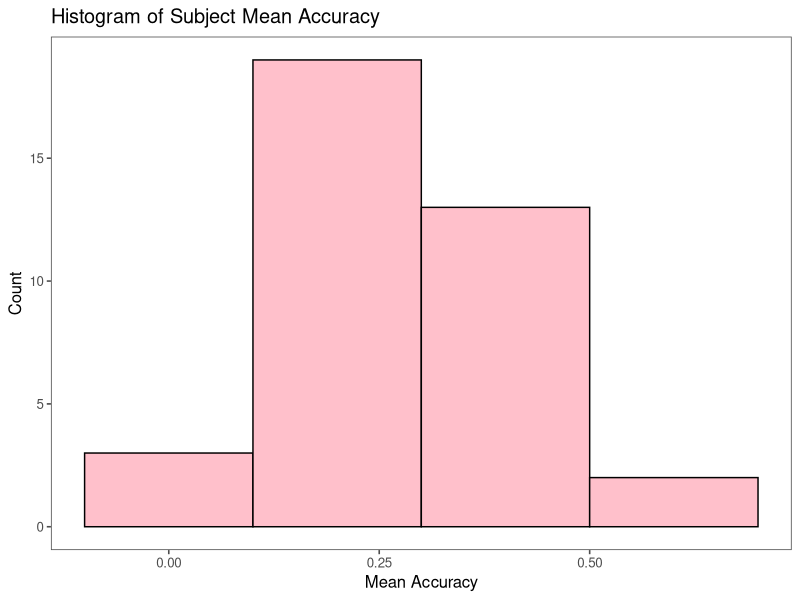
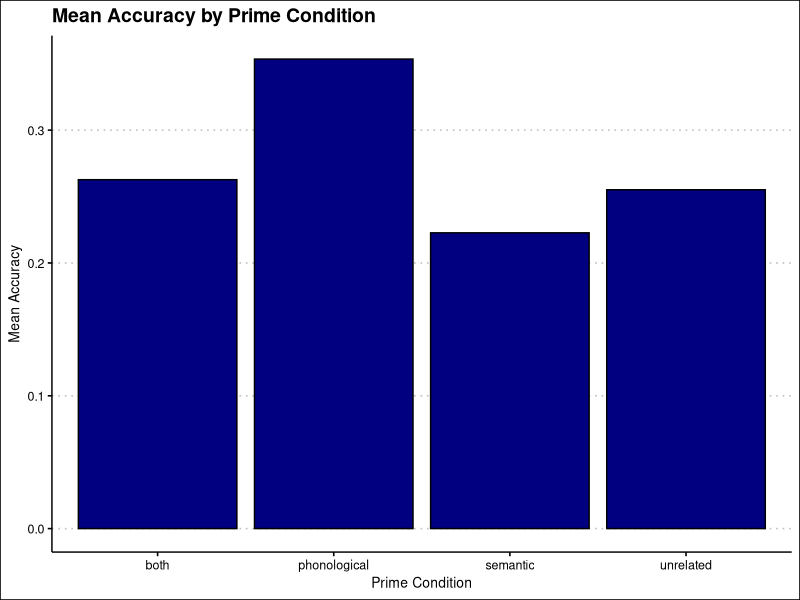
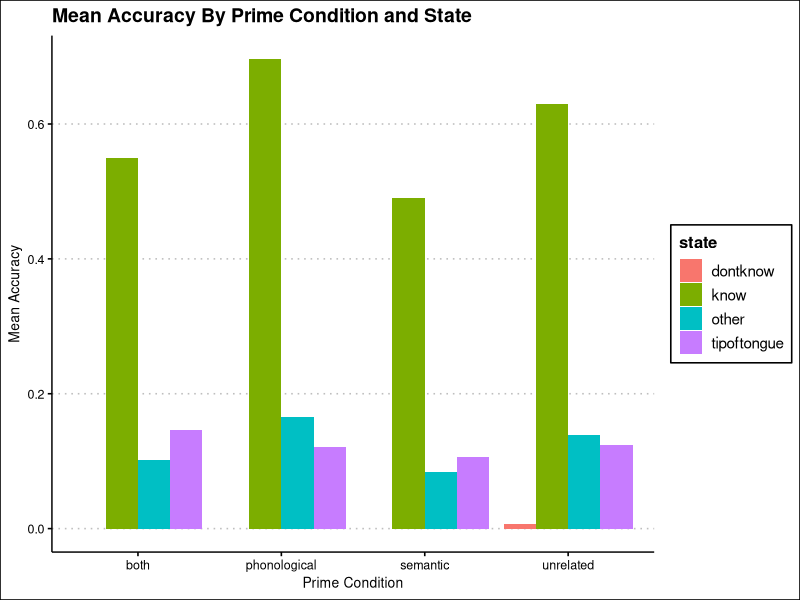

Reproduce these figures in R, in order.
## ---- chunk 1
install.packages("tidyverse", dependencies = TRUE)
install.packages("ggthemes", dependencies = TRUE)
## ---- chunk 2
library(tidyverse)
library(ggplot2)
library(ggthemes)
## ---- chunk 3
assignment4 = read_csv("a4_data.csv")
## ---- chunk 4
nrow(assignment4)
ncol(assignment4)
## ---- chunk 5
subject_IDs = assignment4 %>%
  pull(subject) %>%
  unique()
length(subject_IDs)

assignment4 %>%
  group_by(subject)%>%
  count()
## ---- chunk 6
prime_and_state = assignment4 %>%
  mutate(prime_condition = as.factor(prime_condition), state = as.factor(state))

levels(prime_and_state %>% pull(prime_condition))
levels(prime_and_state %>% pull(state))
## ---- chunk 7
prime_information = assignment4 %>%
  select(subject, prime_condition)
## ---- chunk 8
phonological = assignment4 %>%
  filter(prime_condition == "phonological" & accuracy == 1 )
## ---- chunk 9
subject_acc = assignment4 %>%
  group_by(subject) %>%
  summarise(mean = mean(accuracy))
## ---- chunk 10
prime_acc = assignment4 %>%
  group_by(prime_condition) %>%
  summarise(mean = mean(accuracy), sd = sd(accuracy))
## ---- chunk 11
subject_acc %>% 
  
ggplot(aes(x = mean)) +
  geom_histogram(binwidth = .2,
  fill = "pink", color = "black", 
  position = "identity")+
  theme_few()+
xlab("Mean Accuracy") + 
ylab ("Count")+
ggtitle("Histogram of Subject Mean Accuracy")
## ---- chunk 12
prime_acc %>%

ggplot(aes(x = prime_condition, y = mean)) +
  geom_bar(stat = "identity", fill = "navy", color = "black" ) +
  theme_clean() +
  xlab("Prime Condition") +
  ylab("Mean Accuracy") +
  ggtitle("Mean Accuracy by Prime Condition")
  
## ---- chunk 13
state_prime_acc = assignment4 %>%
  group_by(state, prime_condition)%>%
  summarise(mean = mean(accuracy))
## ---- chunk 14
state_prime_acc%>%
  ggplot(aes(x = prime_condition, y = mean, fill = state)) +
  geom_col(position = "dodge") +
  theme_clean()+
  labs(x = "Prime Condition", y = "Mean Accuracy", title = "Mean Accuracy By Prime Condition and State")
